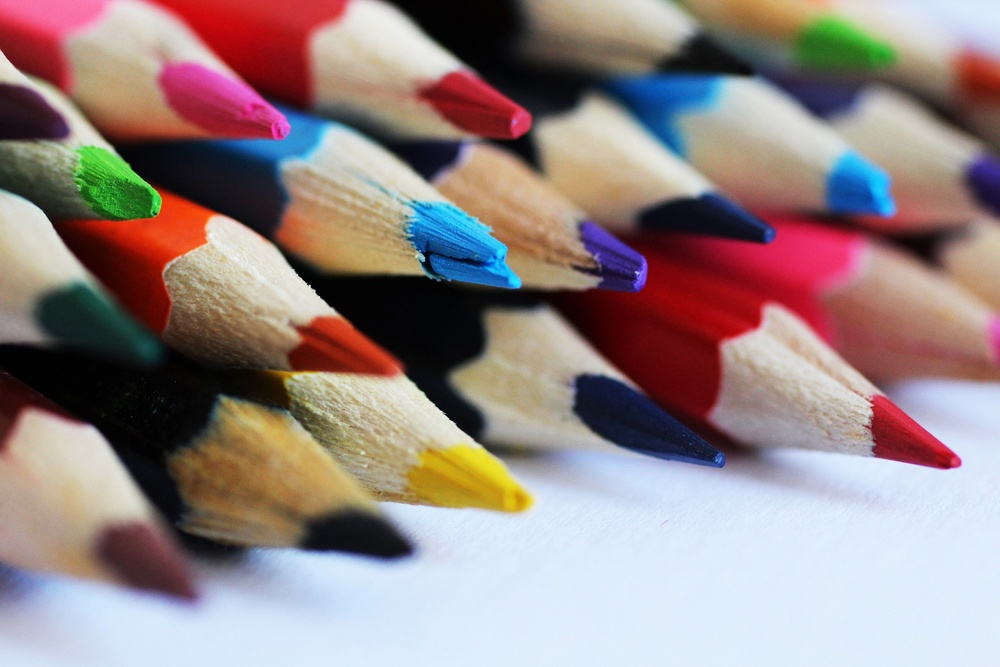
#> input picture example.jpg, 1000 x 667 px, shrunk from 1920 x 1280 before the run, found by its file name
$ python AIEPCM2L2A1.py
#> lines starting #> are read from the running program, lines starting #| are printed output that depends on the picture
import cv2
import matplotlib.pyplot as plt

image = cv2.imread(r"C:\Users\Aditya\Downloads\AIEPCM2L2_Activities_Boilerplate_code_(2)-7a3e\AIEPCM2L2 Activities Boilerplate code\example.jpg")
#> image is the input picture: shape (667, 1000, 3); mean B, G, R 132, 133, 149.9

image_rgb = cv2.cvtColor(image, cv2.COLOR_BGR2RGB)
plt.imshow(image_rgb)
plt.title("RGB Image")
plt.show()

gray_image = cv2.cvtColor(image, cv2.COLOR_BGR2GRAY)
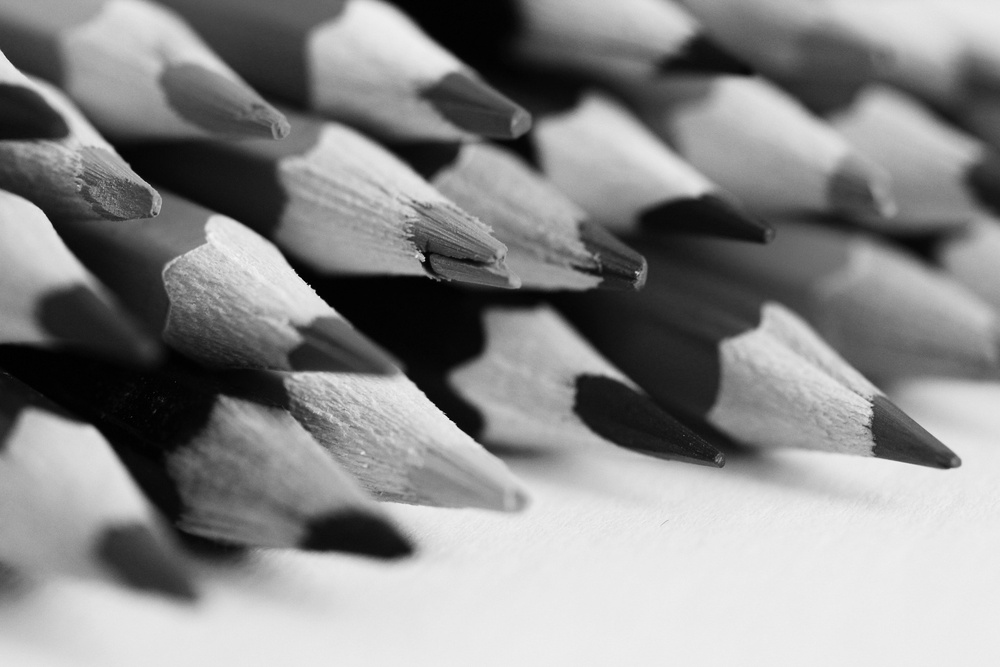
#> gray_image: shape (667, 1000); min 0, max 244, mean 137.9
plt.imshow(gray_image, cmap='gray')
plt.title("Grayscale Image")
plt.show()

cropped_image = image[50:200, 50:200]
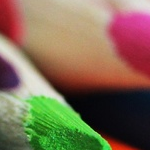
#> cropped_image: shape (150, 150, 3); mean B, G, R 83.8, 108.7, 128.5
plt.imshow(cv2.cvtColor(cropped_image, cv2.COLOR_BGR2RGB))
plt.title("Cropped Image")
plt.show()

$ run again, with 117.jpg copied over example.jpg
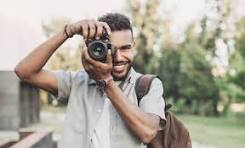
#> input picture 117.jpg, 245 x 148 px, found by its file name
#> image is the input picture: shape (148, 245, 3); mean B, G, R 153.1, 165.9, 171.9
#> `gray_image = cv2.cvtColor(image, cv2.COLOR_BGR2GRAY)`:
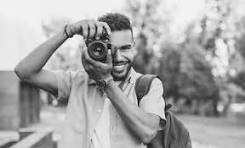
#> gray_image: shape (148, 245); min 0, max 253, mean 166.3
#> `cropped_image = image[50:200, 50:200]`:
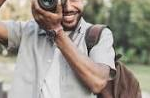
#> cropped_image: shape (98, 150, 3); mean B, G, R 135.6, 146.3, 152.8

$ run again, with ATOMIS1.jpg copied over example.jpg
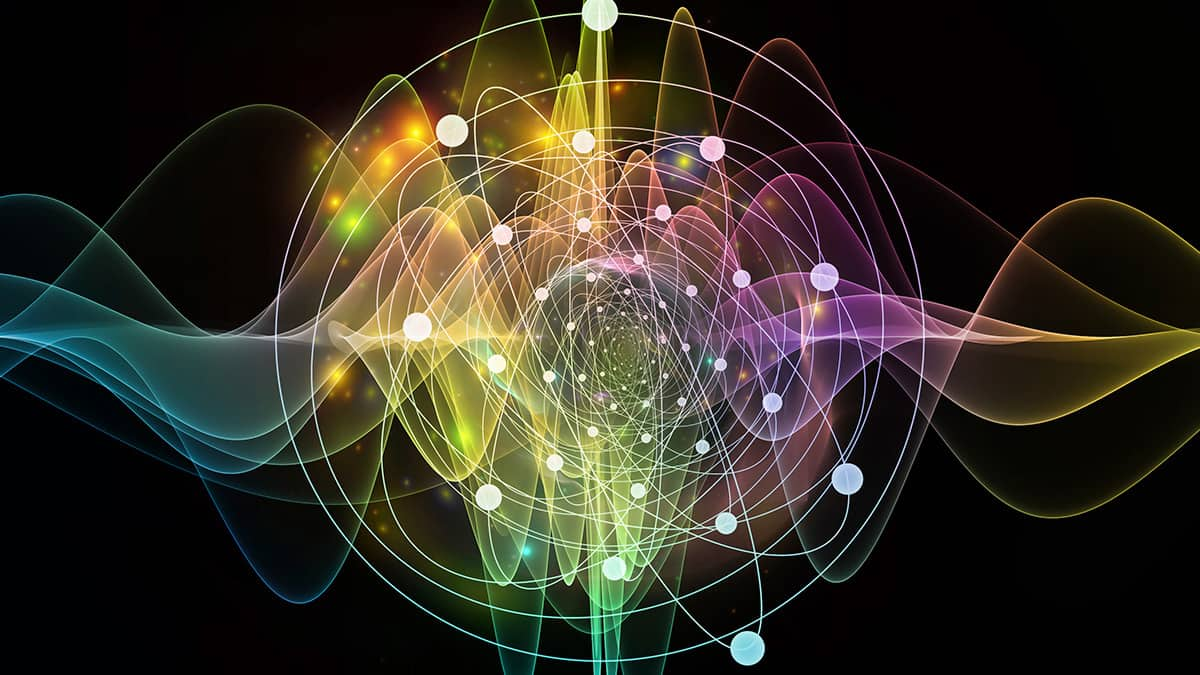
#> input picture ATOMIS1.jpg, 1200 x 675 px, found by its file name
#> image is the input picture: shape (675, 1200, 3); mean B, G, R 35.4, 46.5, 50.8
#> `gray_image = cv2.cvtColor(image, cv2.COLOR_BGR2GRAY)`:
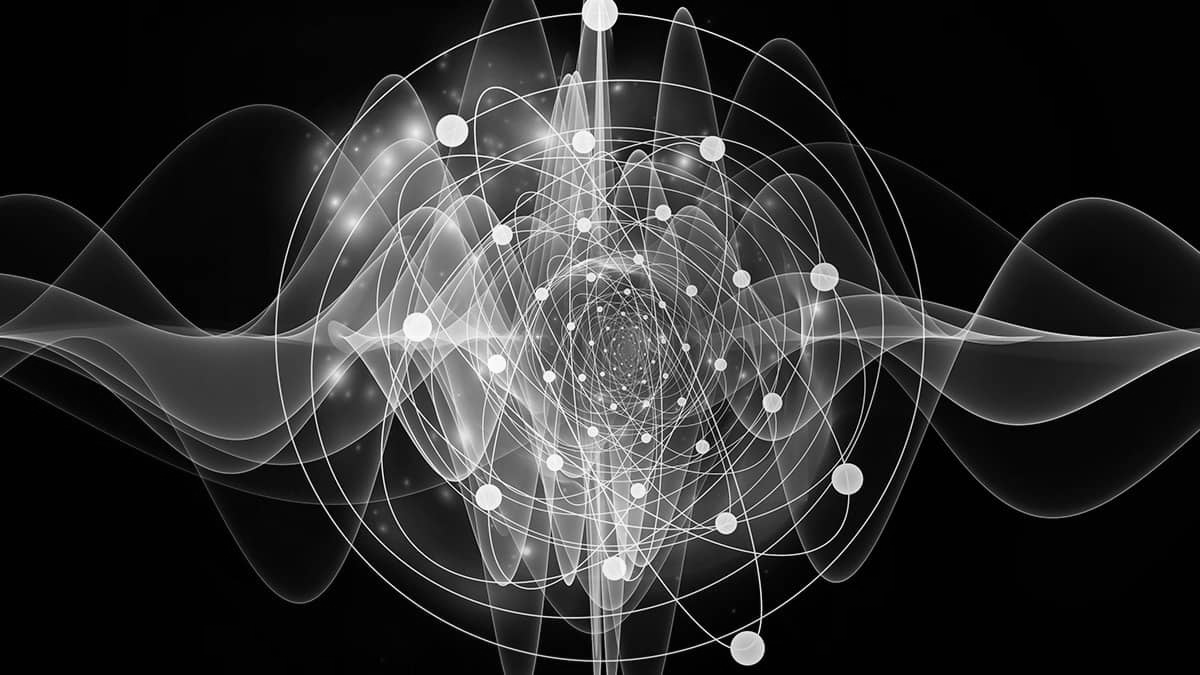
#> gray_image: shape (675, 1200); min 0, max 255, mean 46.6
#> `cropped_image = image[50:200, 50:200]`:
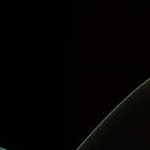
#> cropped_image: shape (150, 150, 3); mean B, G, R 2.6, 2.8, 4.2
